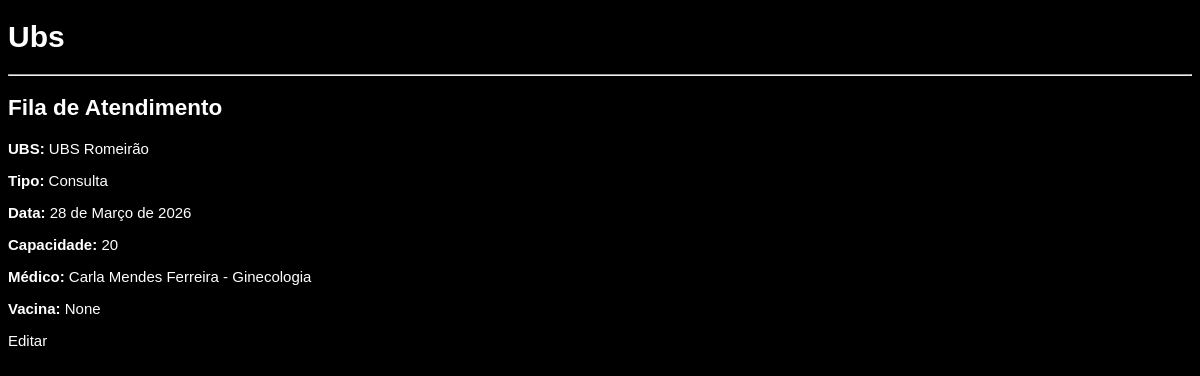
Page /ubs/filas/1/ on the committed database.
### ubs/models/fila_atendimento.py (models this page shows, shortened)
class FilaAtendimento(models.Model):
    ubs = models.ForeignKey(Ubs, on_delete=models.CASCADE)
    tipo_atendimento = models.CharField(
        max_length=20,
        choices=TipoAtendimento.choices
    )
    data_fila = models.DateField()
    quantidade_maxima = models.IntegerField()
    medico = models.ForeignKey(
        Medico,
        on_delete=models.CASCADE,
        null=True,
        blank=True
    )
    vacina = models.ForeignKey(
        Vaccine,
        on_delete=models.CASCADE,
        null=True,
        blank=True
    )

### ubs/models/ubs.py (models this page shows)
class Ubs(models.Model):
    name = models.CharField(max_length=255)
    address = models.ForeignKey(
        Address,
        on_delete=models.CASCADE,
        related_name="ubs"
    )
    def __str__(self):
        return self.name

### ubs/models/pessoa.py (models this page shows, shortened)
class Pessoa(models.Model):
    nome_pessoa = models.CharField(max_length=255)
    estado_civil = models.CharField(
        max_length=20,
        choices=EstadoCivil.choices
    )
    ubs = models.ForeignKey(Ubs, on_delete=models.CASCADE)

### ubs/models/medico.py (models this page shows)
class Medico(Pessoa):
    crm = models.CharField(max_length=20, unique=True)
    especialidade = models.CharField(max_length=100)
    def __str__(self):
        return f"{self.nome_pessoa} - {self.especialidade}"

### ubs/views/fila_atendimento_views.py (the view)
# urls.py: path('filas/<int:id>/', fila_atendimento_views.detail_fila, name='detail_fila'),
def detail_fila(request, id):
    fila = get_object_or_404(FilaAtendimento, id=id)
    return render(request, 'ubs/fila/detail.html', {'fila': fila})

### ubs/templates/ubs/fila/detail.html (shortened to what this page needs)
{% extends 'ubs/base.html' %}
{% block corpo %}
<h2>Fila de Atendimento</h2>
<p><strong>UBS:</strong> {{ fila.ubs }}</p>
<p><strong>Tipo:</strong> {{ fila.get_tipo_atendimento_display }}</p>
<p><strong>Data:</strong> {{ fila.data_fila }}</p>
<p><strong>Capacidade:</strong> {{ fila.quantidade_maxima }}</p>
<p><strong>Médico:</strong> {{ fila.medico }}</p>
<p><strong>Vacina:</strong> {{ fila.vacina }}</p>
<a href="{% url 'update_fila' fila.id %}">Editar</a>
{% endblock %}

### ubs/static/ubs/style.css (style rules this page uses)
body { font-family: Arial, Arial, Helvetica, sans-serif; font-size: 15px; background-color: #000; color: #fff; }
hi, h2 { font-weight: bold; }
a { color: #fff; text-decoration: none; }

### rows in the picture
FilaAtendimento: ubs "UBS Romeirão", tipo_atendimento "Consulta", data_fila "28 de Março de 2026", quantidade_maxima "20", medico "Carla Mendes Ferreira - Ginecologia", vacina "None"
